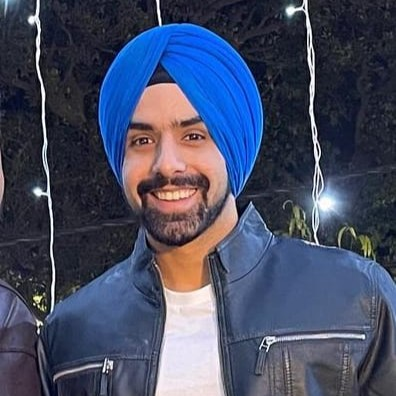
%> input picture Angad.jfif, 396 x 396 px
$ octave --eval "seg_kmeans;"   (GNU Octave 9; MATLAB toolbox functions it lacks are replaced by stand-ins)
%> lines starting %> are read from the running program, lines starting %| are printed output that depends on the picture; in (x1, y1, x2, y2) boxes, pixels count from 0 and x2, y2 are one past the last pixel; in counts of white or black regions, pixels touching at a corner belong together; the program's own positions count from 1
function seg_kmeans()

%Irgb = imread('peppers.png');
Irgb = imread('Angad.jfif');
%> Irgb is the input picture: size 396x396x3 uint8; mean R, G, B 69.4, 75.9, 99.6
%Irgb = imread('endo3-3d.jpg');

I = rgb2hsv(Irgb);
%> I: size 396x396x3 double; mean H, S, V 0.586, 0.383, 0.417
%I = Irgb;
% segment the image into k=2,3,5,10 regions
figure(1),
subplot(3,3,1), imshow(I), title('original');

I = uint8(I); % converting uint8 for the function of imsegkmeans
%> I: size 396x396x3 uint8; mean H, S, V 0.895, 0.204, 0.334

[L,Centers] = imsegkmeans(I,2); % 2 regions
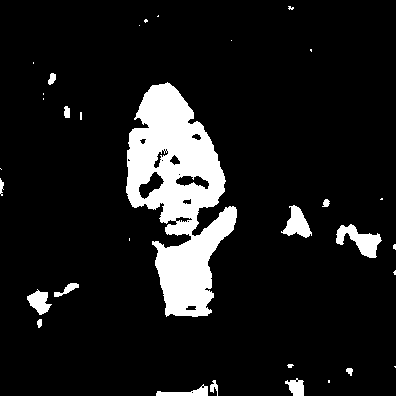
%> L: size 396x396 uint8; values 1 (black) and 2 (white), 10.5% white; 32 white regions (17 under 20 px), largest, box (x1, y1, x2, y2) and area: (126, 82, 237, 317) 13666, (336, 224, 382, 258) 737, (281, 205, 312, 238) 535
%> Centers = [1 0 0; 0 0 1]

B = labeloverlay(I,L);
subplot(3,3,2), imshow(B), title('K=2');

[L,Centers] = imsegkmeans(I,3); % 3 regions
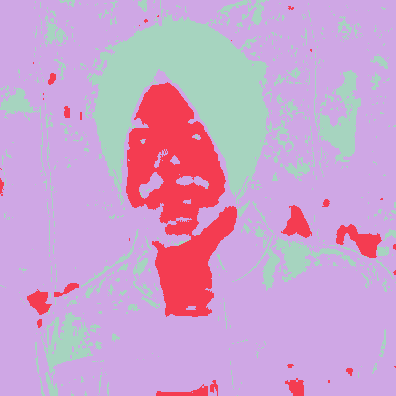
%> L: size 396x396 uint8; 3 distinct labels, from 1 to 3; one colour per label, 0 black
%> Centers = [1 1 1; 0 0 1; 1 0 0]
B = labeloverlay(I,L);
L3 = (L==1);
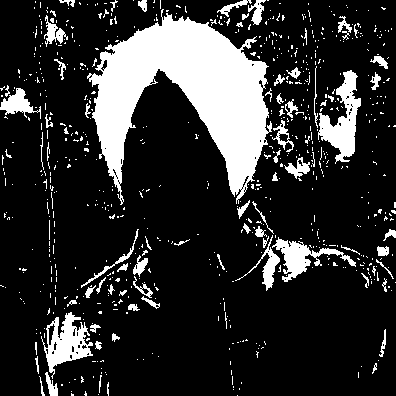
%> L3: size 396x396 logical; 18.4% white; 723 white regions (644 under 20 px), largest, box (x1, y1, x2, y2) and area: (87, 9, 272, 205) 16507, (318, 70, 361, 164) 1767, (41, 312, 93, 379) 1519
size(L3)
%> ans = [396 396]
im33 = double( I) .* double(L3);
%> im33: size 396x396x3 double; mean H, S, V 0.184, 0.184, 0.0972

subplot(3,3,3), imshow(mat2gray(im33)), title('K=3');
ll=L;

[L,Centers] = imsegkmeans(I,5); % 5 regions
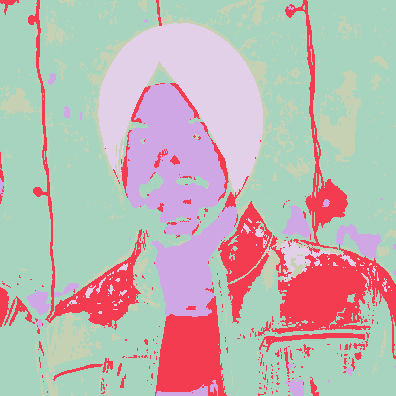
%> L: size 396x396 uint8; 5 distinct labels, from 1 to 5; one colour per label, 0 black
%> Centers = [1 0 0; 1 0 1; 0 0 1; 1 1 0; 1 1 1]
B = labeloverlay(I,L);
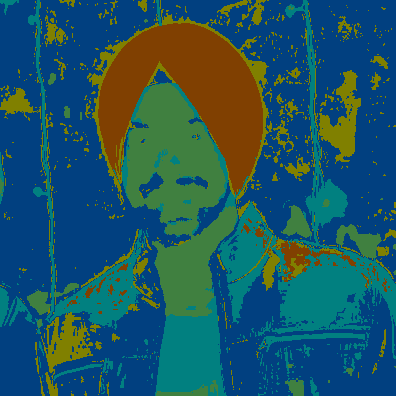
%> B: size 396x396x3 uint8; mean R, G, B 31, 86.2, 97.8
subplot(3,3,4), imshow(B), title('K=5');

[L,Centers] = imsegkmeans(I,7); % 7 regions
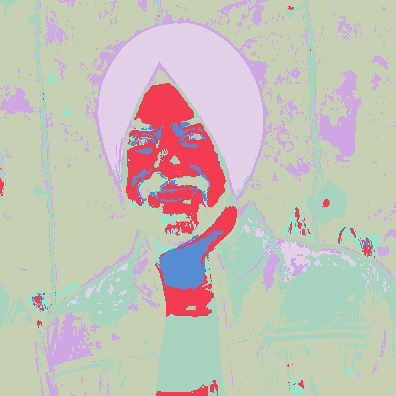
%> L: size 396x396 uint8; 7 distinct labels, from 1 to 7; one colour per label, 0 black
%> Centers = [1 0 1; 0 0 1; 1 1 0; 1 0 0; 1 1 1; 0 0 0; 0 1 1]
B = labeloverlay(I,L);
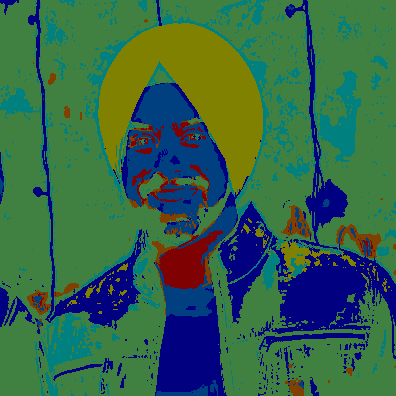
%> B: size 396x396x3 uint8; mean R, G, B 53.3, 100.1, 75.1
subplot(3,3,5), imshow(B), title('K=7');

%> (the run ends here)
